Frame 1 (no input): blank canvas, image omitted
Frame 60 (no input): blank canvas, image omitted
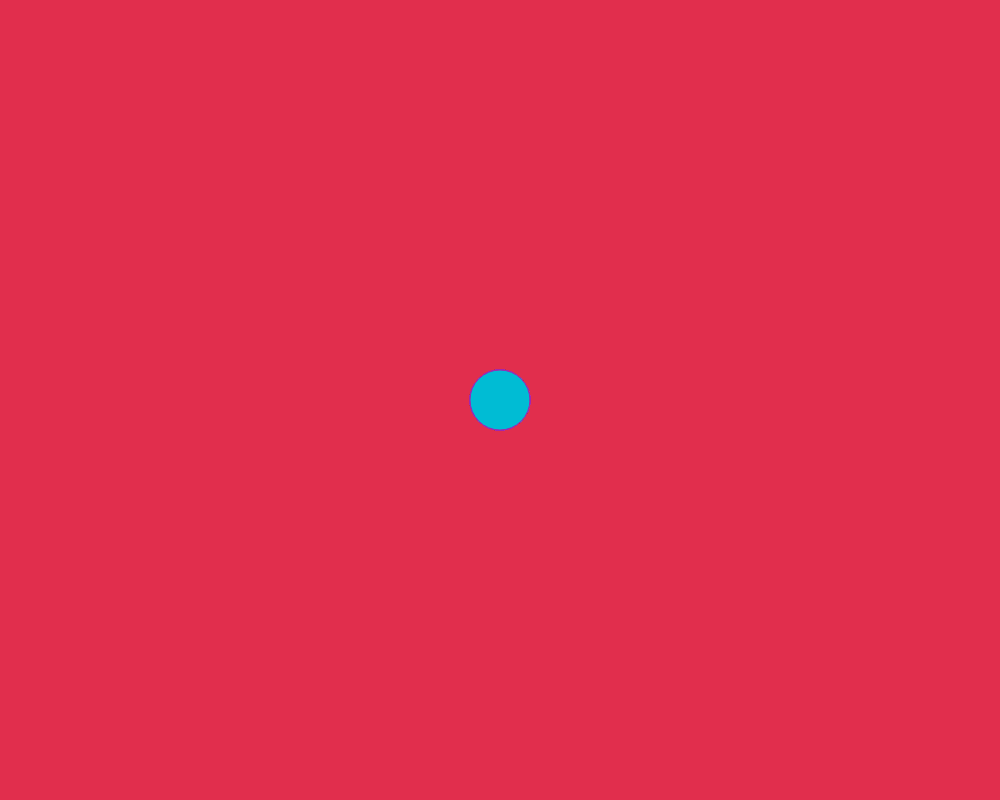
Frame 120 (the mouse pressed at the canvas centre since frame 60)

The p5.js sketch whose frames 1 and 60 were blank and that drew this single picture after the mouse press (run headless with seeded random() and noise() and a simulated clock; from frame 60 on, the mouse is pressed at the canvas centre):

// p5.js sketch
// ── sketch.js

function setup() {
  
   createCanvas(1000, 800);
  background("rgba(221,18,53,0.88)");
}
function draw() {
fill ("#00BCD4");
  stroke ("#9C27B0");
  if (mouseIsPressed)
  
  circle (mouseX,mouseY,60);
  
 }
